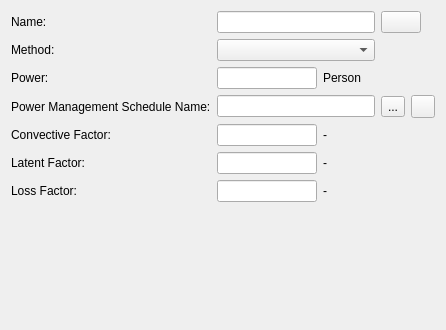
<?xml version="1.0" encoding="UTF-8"?>
<ui version="4.0">
 <class>SVDBInternalLoadsElectricEquipmentEditWidget</class>
 <widget class="QWidget" name="SVDBInternalLoadsElectricEquipmentEditWidget">
  <property name="geometry">
   <rect>
    <x>0</x>
    <y>0</y>
    <width>446</width>
    <height>330</height>
   </rect>
  </property>
  <property name="windowTitle">
   <string>Form</string>
  </property>
  <layout class="QGridLayout" name="gridLayoutMaster">
   <item row="3" column="4">
    <widget class="QToolButton" name="toolButtonRemovePowerManagementSchedule">
     <property name="icon">
      <iconset resource="../resources/SIM-VICUS.qrc">
       <normaloff>:/gfx/actions/24x24/minus.png</normaloff>:/gfx/actions/24x24/minus.png</iconset>
     </property>
    </widget>
   </item>
   <item row="6" column="2">
    <widget class="QLabel" name="labelConvectiveFactorUnit_3">
     <property name="text">
      <string>-</string>
     </property>
    </widget>
   </item>
   <item row="2" column="1">
    <widget class="QtExt::ValidatingLineEdit" name="lineEditPower">
     <property name="maximumSize">
      <size>
       <width>100</width>
       <height>16777215</height>
      </size>
     </property>
    </widget>
   </item>
   <item row="2" column="0">
    <widget class="QLabel" name="labelElectricEquipmentInput">
     <property name="text">
      <string>Power:</string>
     </property>
    </widget>
   </item>
   <item row="4" column="2">
    <widget class="QLabel" name="labelConvectiveFactorUnit">
     <property name="text">
      <string>-</string>
     </property>
    </widget>
   </item>
   <item row="2" column="3" colspan="2">
    <spacer name="horizontalSpacer">
     <property name="orientation">
      <enum>Qt::Horizontal</enum>
     </property>
     <property name="sizeHint" stdset="0">
      <size>
       <width>50</width>
       <height>20</height>
      </size>
     </property>
    </spacer>
   </item>
   <item row="3" column="0">
    <widget class="QLabel" name="labelDisplayName_2">
     <property name="text">
      <string>Power Management Schedule Name:</string>
     </property>
    </widget>
   </item>
   <item row="0" column="1" colspan="2">
    <widget class="QtExt::LanguageStringEditWidget1" name="lineEditName"/>
   </item>
   <item row="1" column="1" colspan="2">
    <widget class="QComboBox" name="comboBoxMethod"/>
   </item>
   <item row="3" column="1" colspan="2">
    <widget class="QLineEdit" name="lineEditManagementScheduleName">
     <property name="readOnly">
      <bool>true</bool>
     </property>
    </widget>
   </item>
   <item row="4" column="1">
    <widget class="QtExt::ValidatingLineEdit" name="lineEditConvectiveFactor">
     <property name="maximumSize">
      <size>
       <width>100</width>
       <height>16777215</height>
      </size>
     </property>
    </widget>
   </item>
   <item row="5" column="2">
    <widget class="QLabel" name="labelConvectiveFactorUnit_2">
     <property name="text">
      <string>-</string>
     </property>
    </widget>
   </item>
   <item row="0" column="0">
    <widget class="QLabel" name="labelDisplayName">
     <property name="text">
      <string>Name:</string>
     </property>
    </widget>
   </item>
   <item row="3" column="3">
    <widget class="QToolButton" name="toolButtonSelectSchedule">
     <property name="text">
      <string>...</string>
     </property>
    </widget>
   </item>
   <item row="1" column="0">
    <widget class="QLabel" name="labelCategory_2">
     <property name="text">
      <string>Method:</string>
     </property>
    </widget>
   </item>
   <item row="2" column="2">
    <widget class="QLabel" name="labelElectricEquipmentInputUnit">
     <property name="text">
      <string>Person</string>
     </property>
    </widget>
   </item>
   <item row="6" column="0">
    <widget class="QLabel" name="labelLossFactor">
     <property name="text">
      <string>Loss Factor:</string>
     </property>
    </widget>
   </item>
   <item row="4" column="3" colspan="2">
    <spacer name="horizontalSpacer_2">
     <property name="orientation">
      <enum>Qt::Horizontal</enum>
     </property>
     <property name="sizeHint" stdset="0">
      <size>
       <width>50</width>
       <height>20</height>
      </size>
     </property>
    </spacer>
   </item>
   <item row="5" column="0">
    <widget class="QLabel" name="labelLatentFactor">
     <property name="text">
      <string>Latent Factor:</string>
     </property>
    </widget>
   </item>
   <item row="6" column="1">
    <widget class="QtExt::ValidatingLineEdit" name="lineEditLossFactor">
     <property name="maximumSize">
      <size>
       <width>100</width>
       <height>16777215</height>
      </size>
     </property>
    </widget>
   </item>
   <item row="4" column="0">
    <widget class="QLabel" name="labelConvectiveFactor">
     <property name="text">
      <string>Convective Factor:</string>
     </property>
    </widget>
   </item>
   <item row="5" column="1">
    <widget class="QtExt::ValidatingLineEdit" name="lineEditLatentFactor">
     <property name="maximumSize">
      <size>
       <width>100</width>
       <height>16777215</height>
      </size>
     </property>
    </widget>
   </item>
   <item row="0" column="3" colspan="2">
    <widget class="QtExt::ColorButton" name="pushButtonColor">
     <property name="sizePolicy">
      <sizepolicy hsizetype="Fixed" vsizetype="Fixed">
       <horstretch>0</horstretch>
       <verstretch>0</verstretch>
      </sizepolicy>
     </property>
    </widget>
   </item>
   <item row="7" column="0" colspan="5">
    <widget class="QwtPlot" name="widgetPlot" native="true"/>
   </item>
  </layout>
 </widget>
 <customwidgets>
  <customwidget>
   <class>QtExt::ValidatingLineEdit</class>
   <extends>QLineEdit</extends>
   <header location="global">QtExt_ValidatingLineEdit.h</header>
   <slots>
    <signal>editingFinishedSuccessfully()</signal>
   </slots>
  </customwidget>
  <customwidget>
   <class>QtExt::LanguageStringEditWidget1</class>
   <extends>QLineEdit</extends>
   <header location="global">QtExt_LanguageStringEditWidget1.h</header>
   <container>1</container>
  </customwidget>
  <customwidget>
   <class>QtExt::ColorButton</class>
   <extends>QPushButton</extends>
   <header location="global">QtExt_ColorButton.h</header>
  </customwidget>
  <customwidget>
   <class>QwtPlot</class>
   <extends>QWidget</extends>
   <header location="global">qwt_plot.h</header>
   <container>1</container>
  </customwidget>
 </customwidgets>
 <resources>
  <include location="../resources/SIM-VICUS.qrc"/>
 </resources>
 <connections/>
</ui>
